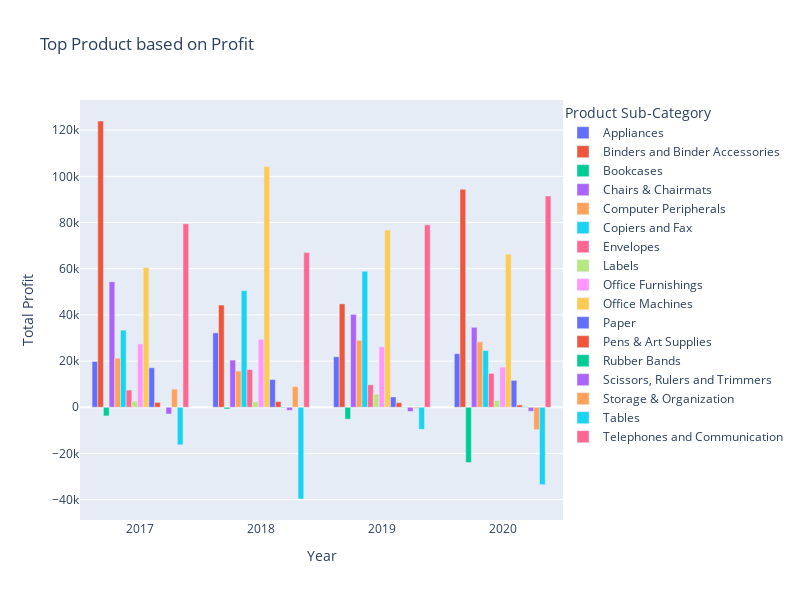

The cell this chart's notebook holds for it:
### Markdown cell above
The Profit of each Product sub-category in every years and Region

### Code cell
# Grouping data by year and product sub-category to calculate total Profit
ProductSalesOverYears = superstore_sales.groupby(['Year', 'Product Sub-Category'])['Profit'].sum().reset_index()

# Creating an interactive bar chart
fig = px.bar(ProductSalesOverYears, 
             x='Year', 
             y='Profit', 
             color='Product Sub-Category', 
             title='Top Product based on Profit',
             labels={'Year': 'Year', 'Profit': 'Total Profit'},
             barmode='group',  # Shows bars for each category side by side
             height=600,  # Adjust the height of the figure
             width=800)  # Adjust the width of the figure

# Update the layout to position the legend outside the plot
fig.update_layout(legend=dict(
    title='Product Sub-Category',
    x=1,  # Position it outside the plot area on the x-axis
    y=1,
    traceorder='normal'
))

# Show the interactive plot
fig.show()

### Figure 1 — Plotly figure (JSON) as saved in the notebook; plotly's stock layout.template omitted (floating-point values rounded to 4 significant figures)
{"data": [{"alignmentgroup": "True", "hovertemplate": "Product Sub-Category=Appliances<br>Year=%{x}<br>Total Profit=%{y}<extra></extra>", "legendgroup": "Appliances", "marker": {"color": "#636efa", "pattern": {"shape": ""}}, "name": "Appliances", "offsetgroup": "Appliances", "orientation": "v", "showlegend": true, "textposition": "auto", "type": "bar", "x": [2017, 2018, 2019, 2020], "xaxis": "x", "y": [19850.0, 32220.0, 21890.0, 23200.0], "yaxis": "y"}, {"alignmentgroup": "True", "hovertemplate": "Product Sub-Category=Binders and Binder Accessories<br>Year=%{x}<br>Total Profit=%{y}<extra></extra>", "legendgroup": "Binders and Binder Accessories", "marker": {"color": "#EF553B", "pattern": {"shape": ""}}, "name": "Binders and Binder Accessories", "offsetgroup": "Binders and Binder Accessories", "orientation": "v", "showlegend": true, "textposition": "auto", "type": "bar", "x": [2017, 2018, 2019, 2020], "xaxis": "x", "y": [124000.0, 44280.0, 44790.0, 94380.0], "yaxis": "y"}, {"alignmentgroup": "True", "hovertemplate": "Product Sub-Category=Bookcases<br>Year=%{x}<br>Total Profit=%{y}<extra></extra>", "legendgroup": "Bookcases", "marker": {"color": "#00cc96", "pattern": {"shape": ""}}, "name": "Bookcases", "offsetgroup": "Bookcases", "orientation": "v", "showlegend": true, "textposition": "auto", "type": "bar", "x": [2017, 2018, 2019, 2020], "xaxis": "x", "y": [-3738.0, -732.8, -5165.0, -23950.0], "yaxis": "y"}, {"alignmentgroup": "True", "hovertemplate": "Product Sub-Category=Chairs & Chairmats<br>Year=%{x}<br>Total Profit=%{y}<extra></extra>", "legendgroup": "Chairs & Chairmats", "marker": {"color": "#ab63fa", "pattern": {"shape": ""}}, "name": "Chairs & Chairmats", "offsetgroup": "Chairs & Chairmats", "orientation": "v", "showlegend": true, "textposition": "auto", "type": "bar", "x": [2017, 2018, 2019, 2020], "xaxis": "x", "y": [54380.0, 20430.0, 40220.0, 34630.0], "yaxis": "y"}, {"alignmentgroup": "True", "hovertemplate": "Product Sub-Category=Computer Peripherals<br>Year=%{x}<br>Total Profit=%{y}<extra></extra>", "legendgroup": "Computer Peripherals", "marker": {"color": "#FFA15A", "pattern": {"shape": ""}}, "name": "Computer Peripherals", "offsetgroup": "Computer Peripherals", "orientation": "v", "showlegend": true, "textposition": "auto", "type": "bar", "x": [2017, 2018, 2019, 2020], "xaxis": "x", "y": [21280.0, 15690.0, 29010.0, 28320.0], "yaxis": "y"}, {"alignmentgroup": "True", "hovertemplate": "Product Sub-Category=Copiers and Fax<br>Year=%{x}<br>Total Profit=%{y}<extra></extra>", "legendgroup": "Copiers and Fax", "marker": {"color": "#19d3f3", "pattern": {"shape": ""}}, "name": "Copiers and Fax", "offsetgroup": "Copiers and Fax", "orientation": "v", "showlegend": true, "textposition": "auto", "type": "bar", "x": [2017, 2018, 2019, 2020], "xaxis": "x", "y": [33390.0, 50520.0, 58900.0, 24550.0], "yaxis": "y"}, {"alignmentgroup": "True", "hovertemplate": "Product Sub-Category=Envelopes<br>Year=%{x}<br>Total Profit=%{y}<extra></extra>", "legendgroup": "Envelopes", "marker": {"color": "#FF6692", "pattern": {"shape": ""}}, "name": "Envelopes", "offsetgroup": "Envelopes", "orientation": "v", "showlegend": true, "textposition": "auto", "type": "bar", "x": [2017, 2018, 2019, 2020], "xaxis": "x", "y": [7451.0, 16320.0, 9727.0, 14680.0], "yaxis": "y"}, {"alignmentgroup": "True", "hovertemplate": "Product Sub-Category=Labels<br>Year=%{x}<br>Total Profit=%{y}<extra></extra>", "legendgroup": "Labels", "marker": {"color": "#B6E880", "pattern": {"shape": ""}}, "name": "Labels", "offsetgroup": "Labels", "orientation": "v", "showlegend": true, "textposition": "auto", "type": "bar", "x": [2017, 2018, 2019, 2020], "xaxis": "x", "y": [2623.0, 2361.0, 5702.0, 2991.0], "yaxis": "y"}, {"alignmentgroup": "True", "hovertemplate": "Product Sub-Category=Office Furnishings<br>Year=%{x}<br>Total Profit=%{y}<extra></extra>", "legendgroup": "Office Furnishings", "marker": {"color": "#FF97FF", "pattern": {"shape": ""}}, "name": "Office Furnishings", "offsetgroup": "Office Furnishings", "orientation": "v", "showlegend": true, "textposition": "auto", "type": "bar", "x": [2017, 2018, 2019, 2020], "xaxis": "x", "y": [27460.0, 29420.0, 26170.0, 17380.0], "yaxis": "y"}, {"alignmentgroup": "True", "hovertemplate": "Product Sub-Category=Office Machines<br>Year=%{x}<br>Total Profit=%{y}<extra></extra>", "legendgroup": "Office Machines", "marker": {"color": "#FECB52", "pattern": {"shape": ""}}, "name": "Office Machines", "offsetgroup": "Office Machines", "orientation": "v", "showlegend": true, "textposition": "auto", "type": "bar", "x": [2017, 2018, 2019, 2020], "xaxis": "x", "y": [60490.0, 104200.0, 76730.0, 66260.0], "yaxis": "y"}, {"alignmentgroup": "True", "hovertemplate": "Product Sub-Category=Paper<br>Year=%{x}<br>Total Profit=%{y}<extra></extra>", "legendgroup": "Paper", "marker": {"color": "#636efa", "pattern": {"shape": ""}}, "name": "Paper", "offsetgroup": "Paper", "orientation": "v", "showlegend": true, "textposition": "auto", "type": "bar", "x": [2017, 2018, 2019, 2020], "xaxis": "x", "y": [17130.0, 12010.0, 4460.0, 11660.0], "yaxis": "y"}, {"alignmentgroup": "True", "hovertemplate": "Product Sub-Category=Pens & Art Supplies<br>Year=%{x}<br>Total Profit=%{y}<extra></extra>", "legendgroup": "Pens & Art Supplies", "marker": {"color": "#EF553B", "pattern": {"shape": ""}}, "name": "Pens & Art Supplies", "offsetgroup": "Pens & Art Supplies", "orientation": "v", "showlegend": true, "textposition": "auto", "type": "bar", "x": [2017, 2018, 2019, 2020], "xaxis": "x", "y": [2111.0, 2463.0, 1986.0, 1005.0], "yaxis": "y"}, {"alignmentgroup": "True", "hovertemplate": "Product Sub-Category=Rubber Bands<br>Year=%{x}<br>Total Profit=%{y}<extra></extra>", "legendgroup": "Rubber Bands", "marker": {"color": "#00cc96", "pattern": {"shape": ""}}, "name": "Rubber Bands", "offsetgroup": "Rubber Bands", "orientation": "v", "showlegend": true, "textposition": "auto", "type": "bar", "x": [2017, 2018, 2019, 2020], "xaxis": "x", "y": [-3.9, -217.5, -144.4, 263.1], "yaxis": "y"}, {"alignmentgroup": "True", "hovertemplate": "Product Sub-Category=Scissors, Rulers and Trimmers<br>Year=%{x}<br>Total Profit=%{y}<extra></extra>", "legendgroup": "Scissors, Rulers and Trimmers", "marker": {"color": "#ab63fa", "pattern": {"shape": ""}}, "name": "Scissors, Rulers and Trimmers", "offsetgroup": "Scissors, Rulers and Trimmers", "orientation": "v", "showlegend": true, "textposition": "auto", "type": "bar", "x": [2017, 2018, 2019, 2020], "xaxis": "x", "y": [-2906.0, -1340.0, -1822.0, -1731.0], "yaxis": "y"}, {"alignmentgroup": "True", "hovertemplate": "Product Sub-Category=Storage & Organization<br>Year=%{x}<br>Total Profit=%{y}<extra></extra>", "legendgroup": "Storage & Organization", "marker": {"color": "#FFA15A", "pattern": {"shape": ""}}, "name": "Storage & Organization", "offsetgroup": "Storage & Organization", "orientation": "v", "showlegend": true, "textposition": "auto", "type": "bar", "x": [2017, 2018, 2019, 2020], "xaxis": "x", "y": [7859.0, 8946.0, -446.2, -9695.0], "yaxis": "y"}, {"alignmentgroup": "True", "hovertemplate": "Product Sub-Category=Tables<br>Year=%{x}<br>Total Profit=%{y}<extra></extra>", "legendgroup": "Tables", "marker": {"color": "#19d3f3", "pattern": {"shape": ""}}, "name": "Tables", "offsetgroup": "Tables", "orientation": "v", "showlegend": true, "textposition": "auto", "type": "bar", "x": [2017, 2018, 2019, 2020], "xaxis": "x", "y": [-16290.0, -39720.0, -9536.0, -33520.0], "yaxis": "y"}, {"alignmentgroup": "True", "hovertemplate": "Product Sub-Category=Telephones and Communication<br>Year=%{x}<br>Total Profit=%{y}<extra></extra>", "legendgroup": "Telephones and Communication", "marker": {"color": "#FF6692", "pattern": {"shape": ""}}, "name": "Telephones and Communication", "offsetgroup": "Telephones and Communication", "orientation": "v", "showlegend": true, "textposition": "auto", "type": "bar", "x": [2017, 2018, 2019, 2020], "xaxis": "x", "y": [79480.0, 66990.0, 79000.0, 91480.0], "yaxis": "y"}], "layout": {"barmode": "group", "height": 600, "legend": {"title": {"text": "Product Sub-Category"}, "tracegroupgap": 0, "traceorder": "normal", "x": 1, "y": 1}, "title": {"text": "Top Product based on Profit"}, "width": 800, "xaxis": {"anchor": "y", "domain": [0, 1], "title": {"text": "Year"}}, "yaxis": {"anchor": "x", "domain": [0, 1], "title": {"text": "Total Profit"}}}}
